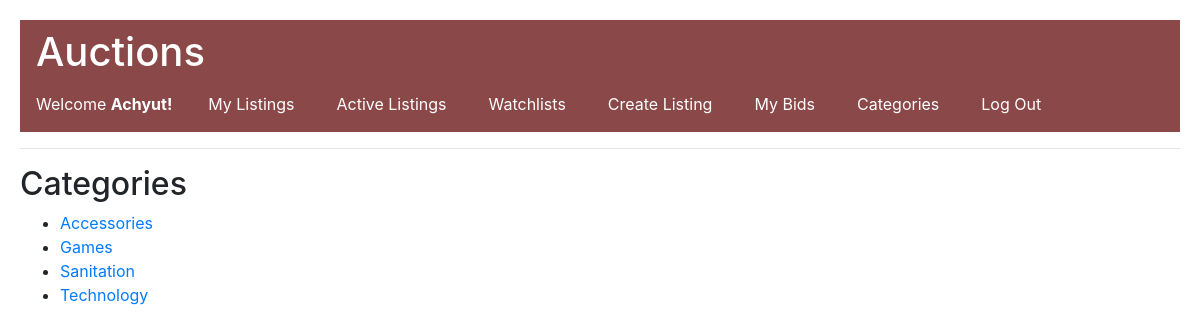
The page /categories (signed in) on the database its author committed.
### auctions/models.py (models this page shows, shortened)
class User(AbstractUser):
    pass

class Category(models.Model):
    name = models.CharField(max_length=64)

### auctions/views.py (the view)
# urls.py: path('categories', views.categories, name='categories'),
@login_required(login_url="login")
def categories(request):
    categories = Category.objects.all()
    categories_listings = []
    for category in categories:
        listings = category.category.all()
        categories_listings.append({"category": category, "listings": listings})
    context = {"categories_listings": categories_listings}
    return render(request, "auctions/categories.html", context)

### auctions/templates/auctions/categories.html
{% extends "auctions/layout.html" %}
{% block body %}
    <h2>Categories</h2>
    <ul>
        {% for category in categories_listings %}
        <li><a href="{% url 'categoryList' category.category.name %}">{{ category.category.name }}</a></li>
        {% endfor %}
    </ul>
{% endblock %}

### auctions/templates/auctions/layout.html (shortened to what this page needs)
<!DOCTYPE html>
<html lang="en">
<head>
    {% load static %}
    <link href="{% static 'auctions/styles.css' %}" rel="stylesheet">
    <link rel="stylesheet" href="https://stackpath.bootstrapcdn.com/bootstrap/4.4.1/css/bootstrap.min.css">
</head>
<body>
    <div class="navbar">
        <div class="navbar-left">
            <h1>Auctions</h1>
        </div>
        <div class="navbar-right">
            <div class="status">
                {% if user.is_authenticated %}
                 Welcome <strong>{{ user.username }}!</strong>
                {% else %}
                    Not signed in.
                {% endif %}
            </div>
            <ul class="nav">
                {% if user.is_authenticated %}
                    <li class="nav-item">
                        <a class="nav-link" href="{% url 'myListings' %}">My Listings</a>
                    </li>
                    <li class="nav-item">
                        <a class="nav-link" href="{% url 'index' %}">Active Listings</a>
                    </li>
                    <li class="nav-item">
                        <a class="nav-link" href="{% url 'watchlist' %}">Watchlists</a>
                    </li>
                    <li class="nav-item">
                        <a class="nav-link" href="{% url 'createlisting' %}">Create Listing</a>
                    </li>
                    <li class="nav-item">
                        <a class="nav-link" href="{% url 'mybids' %}">My Bids</a>
                    </li>
                    <li class="nav-item">
                        <a class="nav-link" href="{% url 'categories' %}">Categories</a>
                    </li>
                    <li class="nav-item">
                        <a class="nav-link" href="{% url 'logout' %}">Log Out</a>
                    </li>
                {% endif %}
            </ul>
        </div>
    </div>
    <hr>
    <div class="main">
        {% block body %}
        {% endblock %}
    </div>
</body>
</html>

### auctions/static/auctions/styles.css (style rules this page uses)
.navbar { display: flex; justify-content: space-between; align-items: center; background-color: #8b4848; color: white; padding: 10px; }
.navbar-left { display: inline-block; }
.navbar-right { display: flex; align-items: center; }
.status { margin-right: 20px; }
.nav { display: flex; list-style: none; margin: 0; padding: 0; }
.nav-item { margin-right: 10px; }
.nav-link { color: white; }
body { margin: 30px; padding: 20px; }
.status { text-align: center; }
h2 { font-weight: bolder; }
a { color: black; text-decoration: none; }

### rows shown on the page
User: username "Achyut"
Category: category.name "Accessories"
Category: category.name "Games"
Category: category.name "Sanitation"
Category: category.name "Technology"
